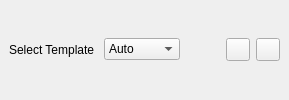
  <widget class="QDockWidget" name="dw_actions">
   <property name="windowIcon">
    <iconset resource="../resources/pisido.qrc">
     <normaloff>:/images/actions.png</normaloff>:/images/actions.png</iconset>
   </property>
   <property name="toolTip">
    <string>Actions File Window</string>
   </property>
   <property name="statusTip">
    <string>Actions File Window</string>
   </property>
   <property name="windowTitle">
    <string>A&amp;ctions</string>
   </property>
   <attribute name="dockWidgetArea">
    <number>2</number>
   </attribute>
   <widget class="QWidget" name="dw_actions_contents">
    <layout class="QVBoxLayout" name="verticalLayout_2">
     <item>
      <layout class="QHBoxLayout" name="horizontalLayout_2">
       <item>
        <widget class="QLabel" name="lbl_actions_template">
         <property name="text">
          <string>Select Template </string>
         </property>
        </widget>
       </item>
       <item>
        <widget class="QComboBox" name="combo_actions_template">
         <property name="toolTip">
          <string>Select actions.py template</string>
         </property>
         <property name="statusTip">
          <string>Select actions.py template</string>
         </property>
         <item>
          <property name="text">
           <string notr="true">Auto</string>
          </property>
         </item>
         <item>
          <property name="text">
           <string notr="true">CMake</string>
          </property>
         </item>
         <item>
          <property name="text">
           <string notr="true">Java</string>
          </property>
         </item>
         <item>
          <property name="text">
           <string notr="true">KDE4</string>
          </property>
         </item>
         <item>
          <property name="text">
           <string>KDE5</string>
          </property>
         </item>
         <item>
          <property name="text">
           <string>Meson</string>
          </property>
         </item>
         <item>
          <property name="text">
           <string>Perl</string>
          </property>
         </item>
         <item>
          <property name="text">
           <string notr="true">Python</string>
          </property>
         </item>
         <item>
          <property name="text">
           <string notr="true">Qt4</string>
          </property>
         </item>
         <item>
          <property name="text">
           <string>Qt5</string>
          </property>
         </item>
         <item>
          <property name="text">
           <string notr="true">SCons</string>
          </property>
         </item>
         <item>
          <property name="text">
           <string>Imported</string>
          </property>
         </item>
        </widget>
       </item>
       <item>
        <spacer name="horizontalSpacer_3">
         <property name="orientation">
          <enum>Qt::Horizontal</enum>
         </property>
         <property name="sizeHint" stdset="0">
          <size>
           <width>40</width>
           <height>20</height>
          </size>
         </property>
        </spacer>
       </item>
       <item>
        <widget class="QToolButton" name="tb_zoom_in">
         <property name="toolTip">
          <string>Zoom In</string>
         </property>
         <property name="statusTip">
          <string>Zoom In</string>
         </property>
         <property name="text">
          <string/>
         </property>
         <property name="icon">
          <iconset resource="../resources/pisido.qrc">
           <normaloff>:/images/zoom-in.png</normaloff>:/images/zoom-in.png</iconset>
         </property>
        </widget>
       </item>
       <item>
        <widget class="QToolButton" name="tb_zoom_out">
         <property name="toolTip">
          <string>Zoom Out</string>
         </property>
         <property name="statusTip">
          <string>Zoom Out</string>
         </property>
         <property name="text">
          <string/>
         </property>
         <property name="icon">
          <iconset resource="../resources/pisido.qrc">
           <normaloff>:/images/zoom-out.png</normaloff>:/images/zoom-out.png</iconset>
         </property>
        </widget>
       </item>
      </layout>
     </item>
    </layout>
   </widget>
  </widget>
